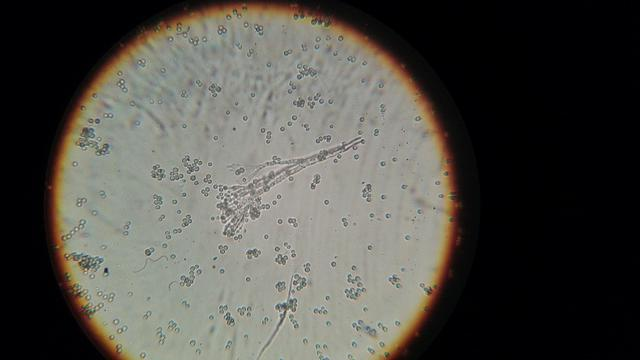
#> input picture Muhammad Fikri Rizki(Portofolio)/slide 1/bacteria.jpg, 640 x 360 px
$ python slide1.py
#> lines starting #> are read from the running program, lines starting #| are printed output that depends on the picture
### Muhammad Fikri Rizki
### D4 ELIN PENS
### Image Processing, filtering, edge detection


import matplotlib.pyplot as plt
from skimage.util import random_noise
from skimage import feature
import skimage.io as io, skimage.color as color

imageAwal = io.imread("bacteria.jpg", False)[50:-5, 50:-160]
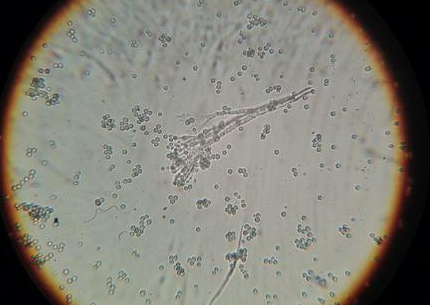
#> imageAwal: shape (305, 430, 3); mean R, G, B 129, 127.4, 117.6
image = color.rgb2gray(imageAwal)
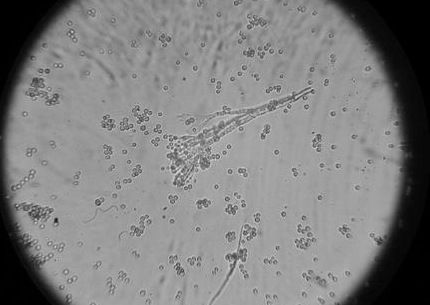
#> image: shape (305, 430) float64; min 0, max 0.91, mean 0.498
image = random_noise(image, mode='speckle', mean=0.8)
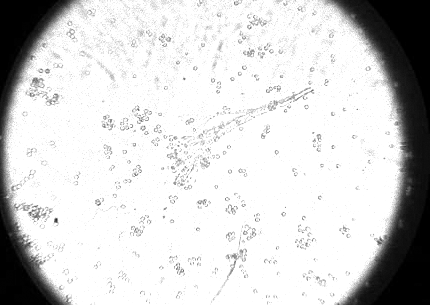
#> image: shape (305, 430) float64; min 0, max 1, mean 0.822

# Compute the Canny filter for two values of sigma
nsigma = 1.2
edges1 = feature.canny(image)
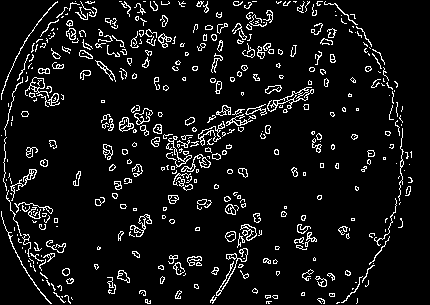
#> edges1: shape (305, 430) bool; 7.6% white in thin lines or dots
edges2 = feature.canny(image, sigma=nsigma)
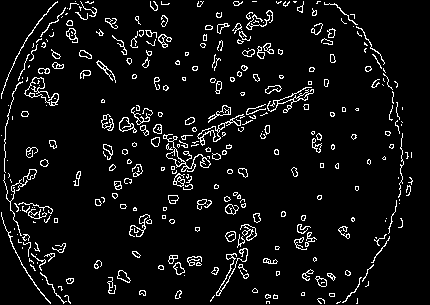
#> edges2: shape (305, 430) bool; 6.4% white in thin lines or dots

image_label_overlay = color.label2rgb(edges1, image=image, bg_label= 0)
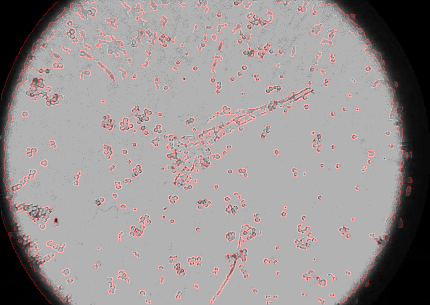
#> image_label_overlay: shape (305, 430, 3) float64; mean R, G, B 0.598, 0.575, 0.575

# display results
fig, ax = plt.subplots(nrows=1, ncols=3, figsize=(10, 3))

ax[0].imshow(imageAwal, cmap='gray')
ax[0].set_title('original image', fontsize=16)

ax[1].imshow(edges1, cmap='gray')
ax[1].set_title(r'Canny filter, $\sigma=1.2$', fontsize=16)

ax[2].set_title('selection', fontsize=16)
ax[2].imshow(image_label_overlay, cmap='gray')


fig.tight_layout()
plt.show()
